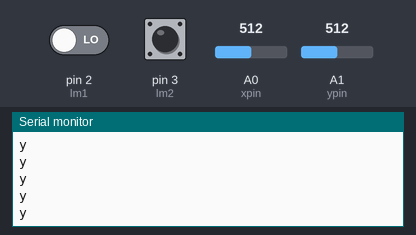
Bench run of a sketch on a simulated Arduino Uno, built with avr-gcc and run on an emulated ATmega328P. Parts: the last lines printed to the serial monitor. The test bench sets the inputs (shaded band); at power-on: A0 (xpin) = 512, pin 2 (lm1) LOW, pin 3 (lm2) HIGH, A1 (ypin) = 512.

Above: at 2.7 s.
2.8 s: A0 (xpin) set to 476
4.3 s: A0 (xpin) set to 446
At 5.3 s:
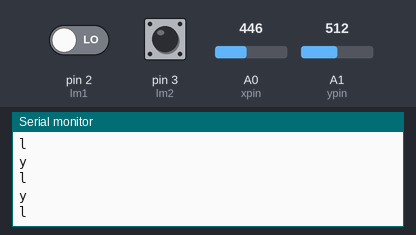
5.8 s: A0 (xpin) set to 414
At 6.6 s:
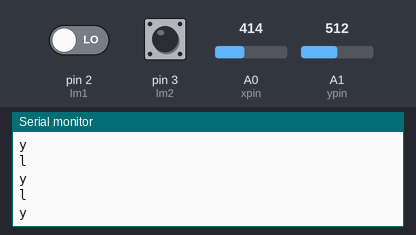

The sketch:

Assignment_Arm_Remote.ino
```cpp
const int xpin=A0;
const int ypin=A1;
int a,b;

int rm1=0;
int rm2=1;
int lm1=2;
int lm2=3;

void setup() {
  Serial.begin(9600);
  a=analogRead(xpin);
  Serial.print(a);
  Serial.print('\t');
  b=analogRead(ypin);
  Serial.println(b);

  pinMode(rm1,INPUT);
  pinMode(rm2,INPUT);
  pinMode(lm1,INPUT);
  pinMode(lm2,INPUT);
}

void loop() {
 int x=analogRead(xpin);
 int y=analogRead(ypin);

 if (((x<=(426))&&(x>=(366))) && ((y<=(436)) && (y>=(376))))
{
  Serial.println('s');
}
 if ((y<=(388)) && (y>=(380)))

{
  Serial.println('f');
}
 if ((y<=(475)) && (y>=(415)))

{
  Serial.println('R');
}
 if ((x<=(458)) && (x>=(398)))

{
  Serial.println('l');
}
 if ((x<=(365)) && (x>=(305)))

{
  Serial.println('r');
}
 if ((digitalRead(lm1)==1) && (digitalRead(lm2)==0))

{
  Serial.println('z');
}
 if ((digitalRead(lm1)==0) && (digitalRead(lm2)==1))

{
  Serial.println('y');
}
 if ((digitalRead(rm1)==1) && (digitalRead(rm2)==0))

{
  Serial.println('x');
}
 if ((digitalRead(rm1)==0) && (digitalRead(rm2)==1))

{
  Serial.println('w');
}
}
```

Measured:
- the behaviour switches between 459 and 458 on A0 (xpin) (found by bisection; images 0 and 1)
- after the input at 4.3 s, the serial monitor: prints a new line after 0.07 s (image 1)
